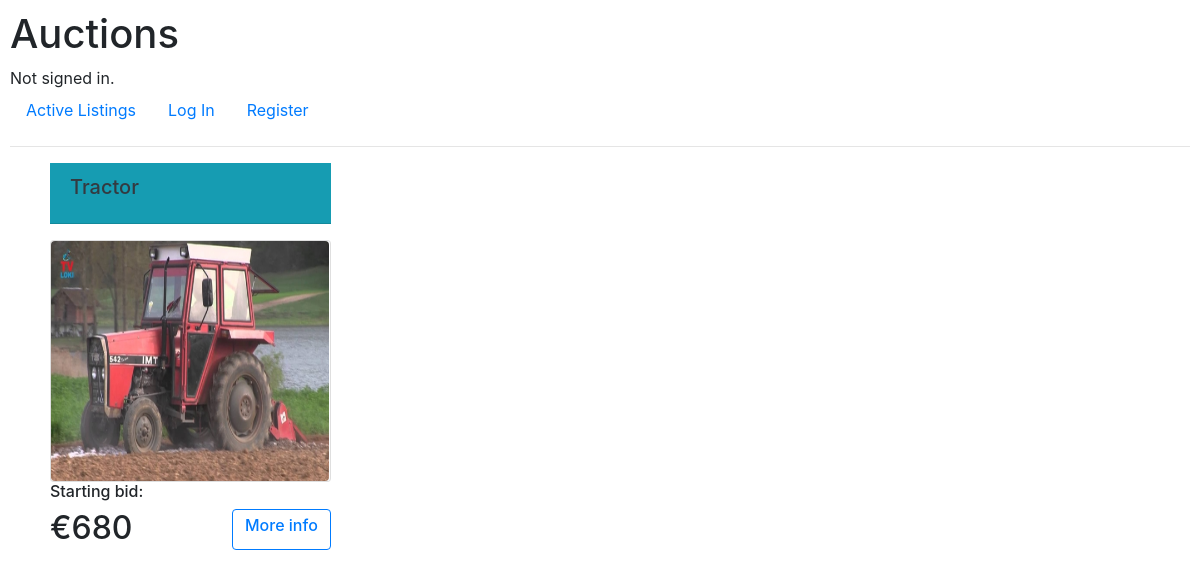
The app's page /, older data.
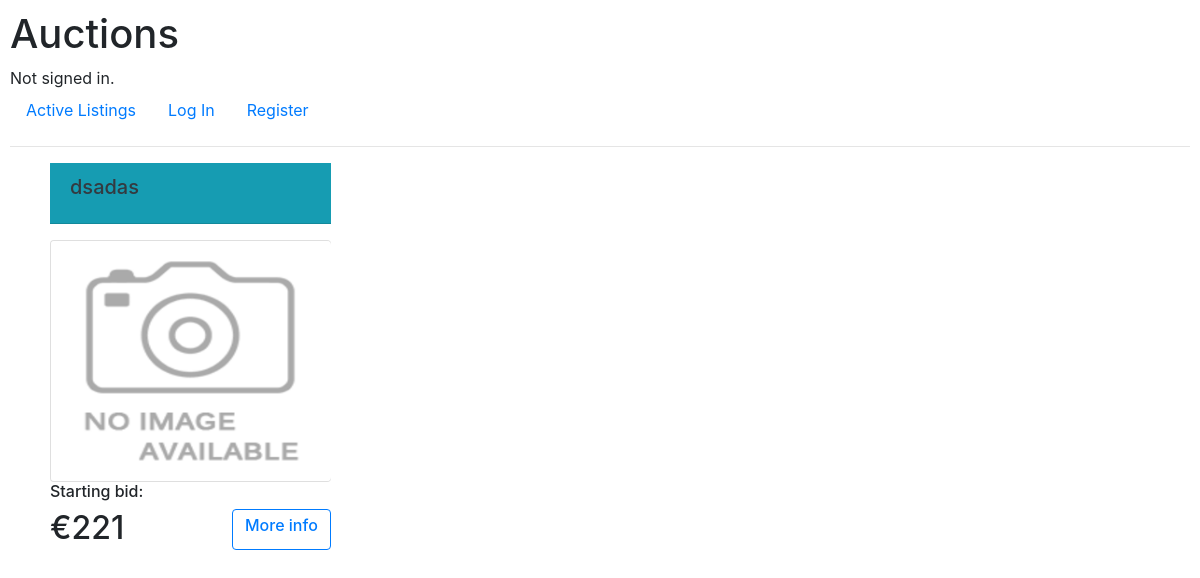
The same page, newer data.
### auctions/models.py (models this page shows, shortened)
class Auction(models.Model):
    seller = models.ForeignKey(User, on_delete=models.CASCADE, related_name='bidder')
    title = models.CharField(max_length=60)
    subtitle = models.CharField(max_length=1200)
    start_bit = models.IntegerField()
    image = ResizedImageField(size=[500, 500], quality=100, null=True, blank=True, upload_to="images/")
    data = models.DateTimeField(auto_now=True)
    select_category = models.ForeignKey(Category, on_delete=models.CASCADE, related_name='categories', default=None)
    status = models.CharField(max_length=7, choices=STATUS, default='active')

### auctions/views.py (the view)
# urls.py: path("", views.index, name="index"),
def index(request):
    user_id = request.user
    lists = Auction.objects.filter(status="active")
    if user_id.is_authenticated:
        count = Watchlist.objects.filter(user_id=user_id).count()
        return render(request, "auctions/index.html", {
            'lists': lists,
            'count': count
        })
    return render(request, "auctions/index.html", {
        'lists': lists,
    })

### auctions/templates/auctions/index.html
{% extends "auctions/layout.html" %}
{% load static %}
{% block body %}
    <div style="display: grid; grid-template-columns: 25% 25% 25% 25%; padding-left: 20px; ">
        {% for list in lists %}
            <div style="padding-left: 20px; width: 18.8rem; padding-bottom: 80px">
                <div class="card-title text-dark bg-info mb-3">
                      <div class="card-header">
                        <h5 class="card-title">{{ list.title }}</h5>
                      </div>
                </div>
                <div class="card">
                    {% if list.image %}
                        <img src="{{ list.image.url }}" class="rounded" style="width: 17.4rem; height: 15rem">
                    {% else %}
                        <img src="{% static 'auctions/images/default.png' %}" class="rounded" style="width: 17.5rem; height: 15rem">
                    {% endif %}
                </div>
                <h6>Starting bid:</h6><h2> €{{ list.start_bit }}
                <div class="btn btn-outline-primary"  style="float: right;"><h6><a href="{% url 'item' list.id %}">{{ item }}More info</a></h6></div> </h2>
            </div>
            {% endfor %}
     </div>
{% endblock %}

Row changes from the older to the newer data that the page shows:
removed Auction: title "Tractor", image (placeholder picture), start_bit "680"
added Auction: title "dsadas", start_bit "221"
